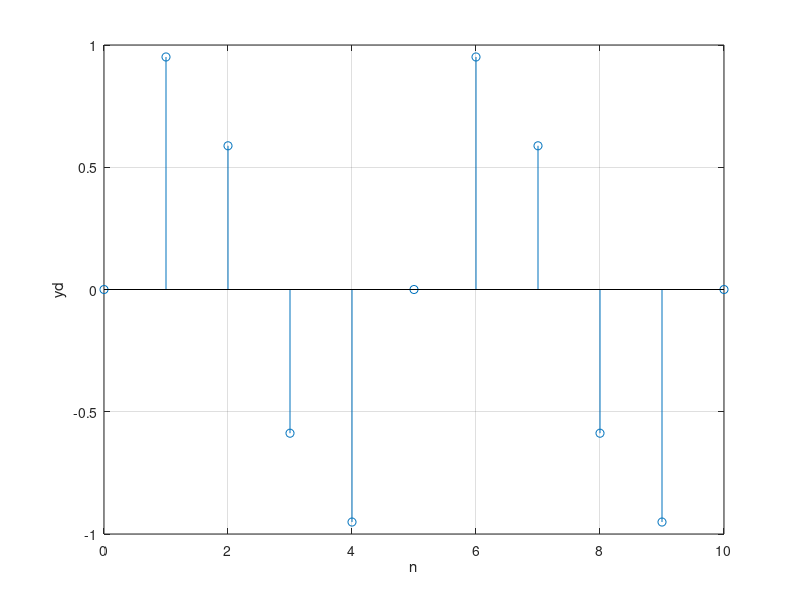

Source code (MATLAB):
clear all;
close all;

fs=1000;
f=200;
mida=0.01;
n=0:fs*mida;
y=sin(2*pi*n*f/fs);
stem(n,y); 
xlabel('n'); ylabel('yd'); grid;